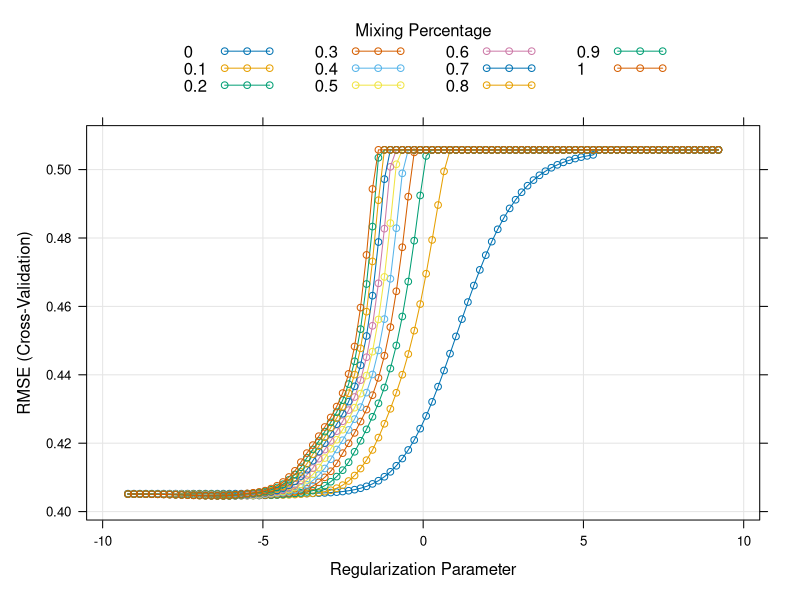
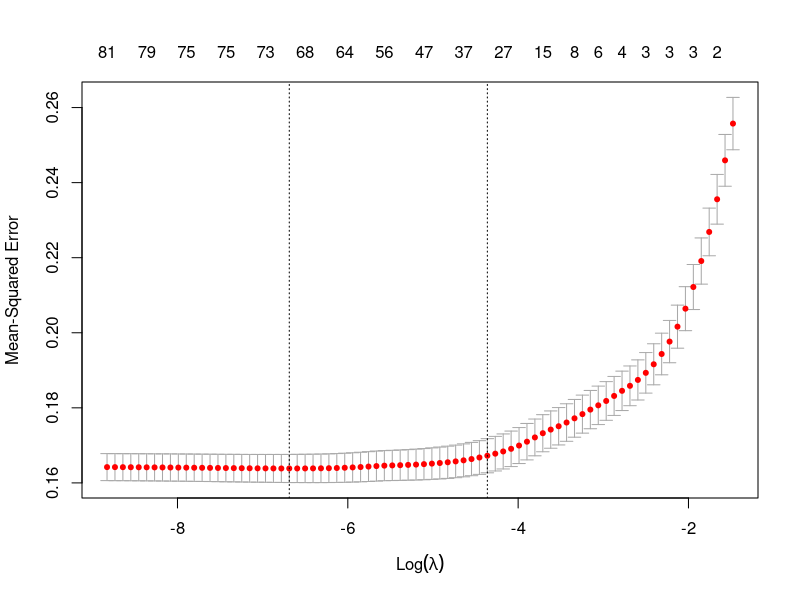

Write R code to recreate these figures, in order. (Note: this script raises an error after producing the figures.)
library(tidyverse)
library(skimr)
library(caret)     
library(glmnet) 
library(gridExtra)
library(ModelMetrics)

## Based on Lab 11

set.seed(80107)

cleaned_data = read.csv("cleaned_data.csv")

#remove student_id
cleaned_data <- cleaned_data[,-1]

# dim(cleaned_data)

# skim(cleaned_data)

# Create a data partition such that 80% of the data is used for training and 
# 20% for testing

trainIndex <- createDataPartition(cleaned_data$bully,
                                  p = .8, # the share of data in the training set
                                  list = FALSE # puts our output in matrix form
)

cleaned_data <- cleaned_data %>% 
  mutate(temp_id = 1:nrow(cleaned_data))

# Use those indices to split the data into training and test sets
train <- cleaned_data %>% 
  filter(temp_id %in% trainIndex) %>% 
  select(-temp_id)


# Assign everything else to the test dataset 
test <- cleaned_data %>% 
  filter(!(temp_id %in% trainIndex)) %>% 
  select(-temp_id)

# Check how many rows are in each set
nrow(train)
nrow(test)

# Convert predictors into a model matrix for glmnet
# model.matrix() automatically creates dummy variables for categorical predictors
# math ~ . means: predict math using all other variables in the dataset
# [,-1] removes the intercept column because glmnet handles the intercept internally
x_train_unscaled <- model.matrix(bully ~ ., train)[, -1]
y_train <- train$bully

x_test_unscaled <- model.matrix(bully ~ ., test)[, -1]
y_test <- test$bully

# Standardize the predictors in the training set
x_train <- scale(x_train_unscaled)

# Standardize the test set using the SAME means and standard deviations from 
# the training set
x_test <- scale(
  x_test_unscaled,
  center = attr(x_train, "scaled:center"),
  scale = attr(x_train, "scaled:scale")
)

###### now we'll test ridge, lasso, and elastic net all in one
# using 5 folds for cv since our dataset only has 5% bully >= 2.5

train_control <- trainControl(
  method = "cv",
  number = 5,
  verboseIter = FALSE 
)

# Define a set of alpha values to try. We'll include 0 and 1 to test ridge and
# lasso along with the other values for elastic net

alpha_grid <- seq(0, 1, by = 0.1) 
lambda_grid <- 10 ^ seq(4, -4, length = 100)

set.seed(80107)

rle_model <- train(
  x = x_train,
  y = y_train,
  method = "glmnet",
  trControl = train_control,
  tuneGrid = expand.grid(alpha = alpha_grid, lambda = lambda_grid),
  metric = "RMSE"
)


# Plot RMSE across tuning values
plot(rle_model, xTrans = log)

# View the best alpha
best_alpha <- rle_model$bestTune$alpha
best_alpha

# View what caret says is the best lambda (lowest RMSE)
best_lambda_caret <- rle_model$bestTune$lambda
best_lambda_caret

# ChatGPT helped me understand that caret and glmnet packages have different
# ways of finding the best lambda. Let's look at the glmnet version
cv.out <- cv.glmnet(x_train, y_train, alpha=best_alpha)
plot(cv.out)

cv.out

#what is the Rsquared for rle_model with best_alpha
rle_model$results %>% 
  filter(alpha == best_alpha) %>% 
  arrange(RMSE) %>% 
  head(1)

# lambda min has ~69 nonzero coefs and lambda 1se has ~25 nonzero coefs
# lambda min of 0.01 matches caret, but lambda 1se of 0.08 is different

# let's store this best lambda (1se) as well
best_lambda_glmnet <- cv.out$lambda.1se
best_lambda_glmnet
log(best_lambda_glmnet)

# Extract coefficients at the best lambda for both methods
coefs_caret <- coef(rle_model$finalModel, 
                    alpha = best_alpha, s = best_lambda_caret)

coefs_glmnet <- coef(rle_model$finalModel, 
                    alpha = best_alpha, s = best_lambda_glmnet)

coefs_caret <- coefs_caret[which(coefs_caret != 0),]

coefs_glmnet <- coefs_glmnet[which(coefs_glmnet != 0),]

coefs_cdf <- data.frame(
  Variable = rownames(as.matrix(coefs_caret)),
  Coefficient = as.numeric(coefs_caret)
)

coefs_gdf <- data.frame(
  Variable = rownames(as.matrix(coefs_glmnet)),
  Coefficient = as.numeric(coefs_glmnet)
)


# Inspect largest coefficients
coefs_cdf %>%
  arrange(desc(abs(Coefficient))) %>% 
  head(10)

coefs_gdf %>%
  arrange(desc(abs(Coefficient))) %>% 
  head(10)

# Now lets run our best model on the testing data
# First let's try the caret version (best lambda minimizes RMSE)
rle.pred.caret = predict(rle_model, newdata=x_test)

# How variable are our predictions?
summary( rle.pred.caret )
sd( rle.pred.caret )

# The RMSE
sqrt( mean((rle.pred-y_test)^2) )

# Now let's repeat with the glmnet version using lambda 1se
rle.pred.glmnet = predict(rle_model$finalModel, 
                          s = best_lambda_glmnet, newx=x_test)


# How variable are our predictions?
summary( rle.pred.glmnet )
sd( rle.pred.glmnet )

# The RMSE
sqrt( mean((rle.pred.glmnet-y_test)^2) )

# both of these RMSEs are quite low

# Let's look at a plot

#put both sets of predictions into the test df
test_plot <- test %>% 
  mutate(y_pred_caret = rle.pred.caret, y_pred_glmnet = rle.pred.glmnet)

test_plot <- test_plot %>% 
  pivot_longer(cols = c(y_pred_glmnet,y_pred_caret, bully), names_to = "model", 
               values_to = "y")

test_plot %>% 
  ggplot(aes(age,y, col = model))+
  geom_point()+
  geom_jitter()

test_plot %>% 
  ggplot(aes(model,y)) +
  geom_boxplot()


#########################################################################

#Forward/backward stepwise selection (based on ch 24 of the class textbook)

# Baseline linear model (OLS)

model_linear <- lm(bully ~ ., data = train)

test$y_hat = predict( model_linear, newdata = test)

sqrt(mean((test$bully-test$y_hat)^2))

coefs_lm = coef(model_linear)

coefs_lm <- data.frame(
  Variable = rownames(as.matrix(coefs_lm)),
  Coefficient = as.numeric(coefs_lm)
)

head(coefs_lm)

coefs_lm %>% 
  arrange(desc(abs(Coefficient))) %>% 
  head(10)

# Stepwise selection

library(MASS)

# set up simplest and most complex to consider:
# `~ 1` is the "intercept only" model.  Our max model 
# has everything (but no interactions).
mod_simple <- lm(bully ~ 1, data = train)
mod_max <- lm(bully ~ ., data = train)

# use forward stepwise selection to pick an optimal model (in terms of AIC)
mod_forward <- stepAIC(mod_simple,
                       scope = list(lower = formula(mod_simple),
                                    upper = formula(mod_max)),
                       direction = "forward",
                       trace = 0 )

summary(mod_forward)

#We can examine how many coefficients we zeroed out with this approach:
# Total number of coefficients (minus intercept)
length( coef( model_linear ) ) - 1

length(coef(mod_forward)) - 1

test$y_hat = predict( mod_forward, newdata = test)

sqrt(mean((test$bully-test$y_hat)^2))

#let's try backward 
#chatGPT helped me understand how to code this since it isn't on the website

mod_backward <- stepAIC(mod_max,
                       direction = "backward",
                       trace = 0 )

summary(mod_backward)

#We can examine how many coefficients we zeroed out with this approach:
# Total number of coefficients (minus intercept)
length( coef( model_linear ) ) - 1

length(coef(mod_backward)) - 1

test$y_hat = predict( mod_backward, newdata = test)

sqrt(mean((test$bully-test$y_hat)^2))

#calculate AIC
AIC(model_linear)
AIC(mod_forward)
AIC(mod_backward)


#########################################################################
#now let's take our top 3 predictors and try loess, why not
#based on the college_and_ses_with_loess script from class

dat = train
head( dat )

qplot( dat$e_safety_score )

dat = dat %>% 
  mutate(bully_high = ifelse(bully >= 2.5,1,0))

dat_test = test %>% 
  mutate(bully_high = ifelse(bully >=2.5,1,0)) 

# use loess with multiple variables to predict bully based on e_safety_score,
# discrimination, and school_rules

llp = loess( bully ~ e_safety_score + 
               discrimination + school_rules, data=dat )

dat$pcol = predict( llp, newdata=dat )

qplot( e_safety_score, pcol, data = dat ) +
  geom_smooth()
qplot( discrimination, pcol, data = dat ) +
  geom_smooth()
qplot( school_rules, pcol, data = dat ) +
  geom_smooth()

rmse(llp, data = dat)

# let's run it on the test data now

dat_test$pcol = predict( llp, newdata=dat_test )

qplot( e_safety_score, pcol, data = dat_test ) +
  geom_smooth()
qplot( discrimination, pcol, data = dat_test ) +
  geom_smooth()
qplot( school_rules, pcol, data = dat_test ) +
  geom_smooth()

rmse(llp, data = dat_test)

dat_test %>% 
  ggplot(aes(pcol))+
  geom_histogram()

dat_test %>% 
  ggplot(aes(bully,pcol))+
  geom_point()

dat_test %>% 
  summarise( bully_pct = mean(bully >= 2.5), pcol_pct = mean(pcol >= 2.5) )

summary(dat_test$pcol)


#####

llp_binary = loess( bully_high ~ e_safety_score + 
               discrimination + school_rules, data=dat )

dat$pcol = predict( llp_binary, newdata=dat )

rmse(llp_binary, data = dat)

# let's run it on the test data now

dat_test$pcol = predict( llp_binary, newdata=dat_test )

rmse(llp_binary, data = dat_test)

# from Luciana's logistic regression code: probabilities for "1" class
# hard classifications using 0.5 threshold
dat_test$y_hat <- ifelse(dat_test$pcol >= 0.5, 1, 0)

dat_test %>% 
  summarize( mean(y_hat == bully_high))

table(dat_test$y_hat)
# predicted 8 out of 1533 students above the 2.5 threshold for bullying
table(dat_test$bully_high)
# in reality there are 70
# :(
